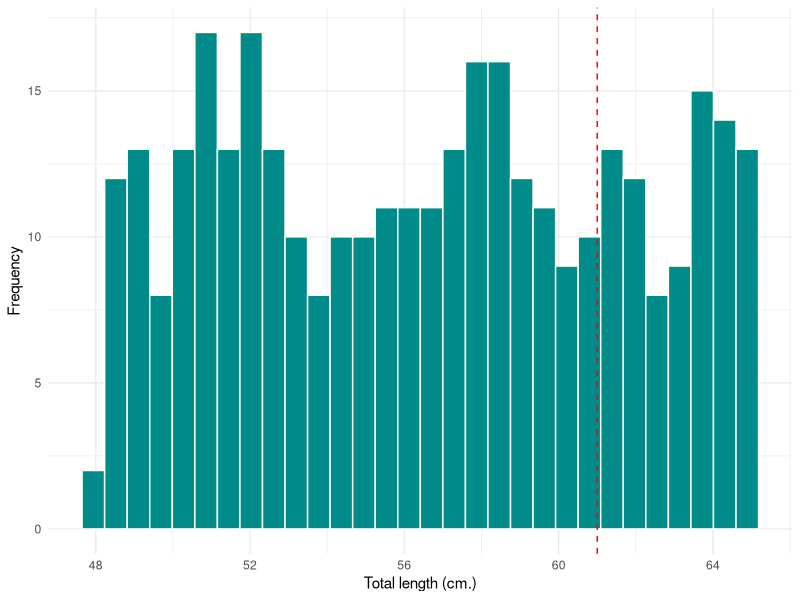
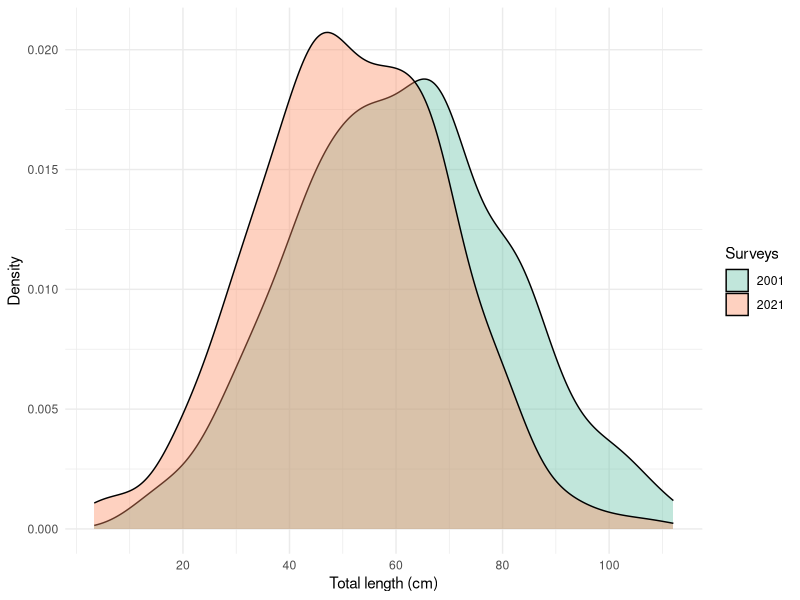

The R script that drew these images, in order:
## ---- chunk 1
#| message: false
#| comment: ""
#| 
require(tidyverse)
require(patchwork)
require(magrittr)

## ---- chunk 2

sample = tibble::tibble(
  id = 1:350,
  tl = runif(n = 350, min = 48, max = 65)
  )

sample

## ---- chunk 3
#| label: fig-hist
#| 
sample %>% 
  ggplot(aes(x = tl)) +
  geom_histogram(bins = 30, color = "ivory", fill = "cyan4")+
  geom_vline(xintercept = 61, linetype = 2, color = "red")+
  scale_x_continuous(name = "Total length (cm.)", breaks = seq(40,80,4)) +
  scale_y_continuous(name = "Frequency") +
  theme_minimal()
## ---- chunk 4
sample %$%
  t.test(x = tl, mu = 61, alternative = "less") 
## ---- chunk 5
sample %$%
  t.test(x = tl, mu = 61, alternative = "greater")
## ---- chunk 6
set.seed(1254)

sample2 = tibble::tibble(
  id = 1:350,
  tl21 = rnorm(n = 350,mean = 52, sd = 18),
  tl01 = rnorm(n = 350, mean = 61, sd = 20)
  )

sample2

## ---- chunk 7
sample2 %>% 
  pivot_longer(cols = tl21:tl01) %>% 
  ggplot(aes(x = value, fill = name))+
  geom_density(position = "identity", alpha = .4)+
  scale_fill_brewer(name ="Surveys" ,palette = "Set2", label = c("2001", "2021"))+
  scale_x_continuous(name = "Total length (cm)", breaks = seq(20,150,20))+
  scale_y_continuous(name = "Density")+
  theme_minimal()
## ---- chunk 8
sample2 %$%
  t.test(x = tl21, y = tl01, alternative = "less") 
## ---- chunk 9
set.seed(1254)

sample3 = tibble::tibble(
  id = 1:50,
  before = rnorm(n = 50,mean = 52, sd = 12),
  after = before + rnorm(n = 50) %>% abs()
  )

sample3


## ---- chunk 10

sample3 %$%
  t.test(x = before, y = after, paired = TRUE) 
